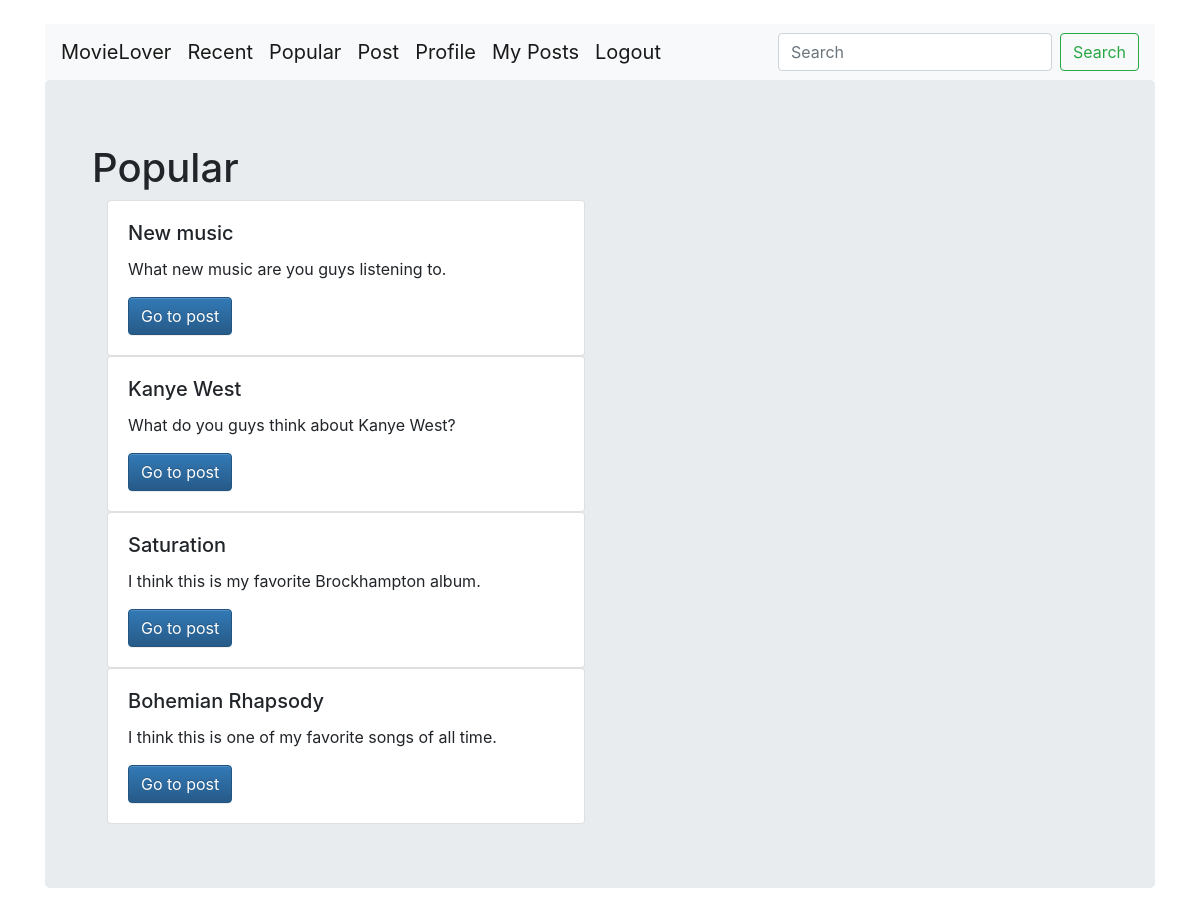
Screenshot of /account/popular/ (signed in) with the database file from the repository.
### accounts/models.py (models this page shows)
class Posts(models.Model):
    fromUser = models.ForeignKey(User, on_delete=models.CASCADE, related_name='fromUser', null=True)
    title = models.CharField(max_length=50)
    post = models.CharField(max_length=2000)
    album = models.CharField(max_length=100, default='N/A')
    song = models.CharField(max_length=100, default='N/A')
    artist = models.CharField(max_length=100, default='N/A')
    artwork = models.ImageField(blank=True, upload_to = 'media', default='default.jpg')
    views = models.IntegerField(default=0)

### accounts/views.py (the view)
# urls.py: path('popular/', views.popular, name='popular'),
def popular(request):
    search_term = ''
    if 'search' in request.GET:
        search_term = request.GET['search']
        posts = Posts.objects.filter(title__icontains=search_term).order_by('-views')
        posts = posts | Posts.objects.filter(artist__icontains=search_term).order_by('-views')
        posts = posts | Posts.objects.filter(post__icontains=search_term).order_by('-views')
        posts = posts | Posts.objects.filter(song__icontains=search_term).order_by('-views')
    else:
        posts = Posts.objects.all().order_by('-views')
    posts = posts[:10]
    args = {'posts': posts}
    return render(request, 'accounts/popular.html', args)

### accounts/templates/accounts/popular.html
{% extends 'base.html' %}
{% block body %}
<div class="container" align="center">
<div class="jumbotron" align="left">
<div class="container">
    <h1>Popular</h1>
    {% for post in posts %}
    <div class="col-sm-6">
      <div class="card">
          <div class="card-body">
            <h5 class="card-title">{{ post.title }}</h5>
            <p class="card-text">{{ post.post }}</p>
            <a href="{% url 'users:view_post' pk=post.pk %}" class="btn btn-primary">Go to post</a>
          </div>
      </div>
    </div>
    {% endfor %}
</div>
</div>
</div>
{% endblock %}

### rows the page displays
Posts: title "New music", post "What new music are you guys listening to."
Posts: title "Kanye West", post "What do you guys think about Kanye West?"
Posts: title "Saturation", post "I think this is my favorite Brockhampton album."
Posts: title "Bohemian Rhapsody", post "I think this is one of my favorite songs of all time."
